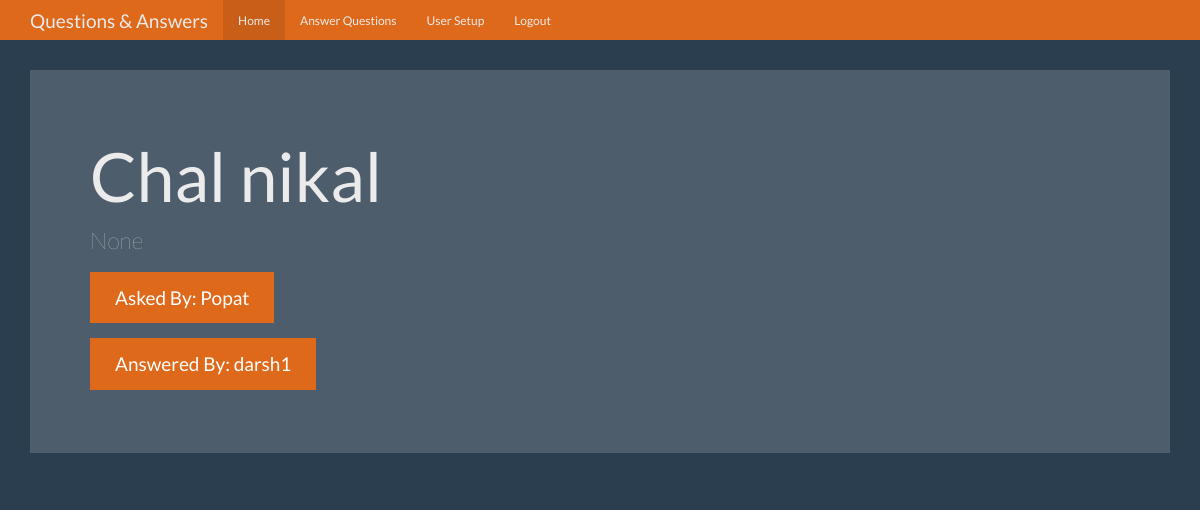
/question/6 (signed in), run on the app's committed database.
### tables this page shows
CREATE TABLE questions(id integer primary key autoincrement,
    question_text text not null,
    answer_text text,
    asked_by integer not null,
    expert_id integer not null);

CREATE TABLE users(
    id integer primary key autoincrement,
    name text not null,
    password text not null,
    expert boolean not null,
    admin boolean not null
);

### app.py (the view)
@app.route('/question/<id>')
def question(id):
    user = get_current_user()
    db = get_db()
    cur = db.execute('select questions.question_text,questions.answer_text,askers.name as asker_name,experts.name as expert_name from questions \
        join users as askers on askers.id = questions.asked_by \
            join users as experts on experts.id = questions.expert_id where questions.id = ?',[id])
    result = cur.fetchone()
    return render_template('question.html',user = user,answer = result)

### app.py (called while the page is built)
def get_current_user():
    user_result = None
    if 'user' in session:
        user = session['user']
        db = get_db()
        cur = db.execute("select id,name,password,expert,admin from users where name = ?",[user])
        user_result = cur.fetchone()
    return user_result

### database.py (called while the page is built)
def connect_db():
    sql = sqlite3.connect('questions.db')
    sql.row_factory = sqlite3.Row
    return sql

def get_db():
    if not hasattr(g,'sqlite_db'):
        g.sqlite_db = connect_db()
    return g.sqlite_db

### templates/question.html (shortened to what this page needs)
<!DOCTYPE html>
<html lang="en">
  <head>
    <link href="{{ url_for('static',filename = 'bootstrap.min.css') }}" rel="stylesheet">
    <link href="{{ url_for('static',filename = 'theme.css') }}" rel="stylesheet">
  </head>
  <body>
    <nav class="navbar navbar-inverse navbar-fixed-top">
      <div class="container">
        <div class="navbar-header">
          <a class="navbar-brand" href="#">Questions & Answers</a>
        </div>
        <div id="navbar" class="navbar-collapse collapse">
          <ul class="nav navbar-nav">
            <li class="active"><a href="{{url_for('index')}}">Home</a></li>
            {% if user and user['expert'] == 1 %}
            <li><a href="{{url_for('unanswered')}}">Answer Questions</a></li>
            {% endif %}
            {% if user and user['admin'] == 1 %}
            <li><a href="{{url_for('users')}}">User Setup</a></li>
            {% endif %}
            {% if user %}
            <li><a href="{{url_for('logout')}}">Logout</a></li>
            {% endif %}
          </ul>
        </div>
      </div>
    </nav>
    <div class="container theme-showcase" role="main">
      <div class="jumbotron">
        <h1>{{answer['question_text']}}</h1>
        <p>{{answer['answer_text']}}</p>
        <p><a class="btn btn-primary btn-lg">Asked By: {{answer['asker_name']}}</a></p>
        <p><a class="btn btn-primary btn-lg">Answered By: {{answer['expert_name']}}</a></p>
      </div>
    </div>
  </body>
</html>

### static/theme.css (style rules this page uses)
body { padding-top: 70px; padding-bottom: 30px; }

### data on the page
questions: question_text "Chal nikal"
users: asker_name "Popat"
users: expert_name "darsh1"

### other printed values
{{ answer['answer_text'] }} "None"
